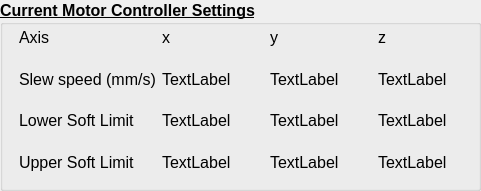
   <widget class="QGroupBox" name="motorsettingsGroupBox">
    <property name="geometry">
     <rect>
      <x>610</x>
      <y>610</y>
      <width>481</width>
      <height>191</height>
     </rect>
    </property>
    <property name="font">
     <font>
      <pointsize>12</pointsize>
      <weight>75</weight>
      <bold>true</bold>
      <underline>true</underline>
     </font>
    </property>
    <property name="title">
     <string>Current Motor Controller Settings</string>
    </property>
    <widget class="QWidget" name="gridLayoutWidget_3">
     <property name="geometry">
      <rect>
       <x>19</x>
       <y>19</y>
       <width>461</width>
       <height>161</height>
      </rect>
     </property>
     <layout class="QGridLayout" name="gridLayout_3">
      <item row="2" column="0">
       <widget class="QLabel" name="label_20">
        <property name="font">
         <font>
          <weight>50</weight>
          <bold>false</bold>
          <underline>false</underline>
         </font>
        </property>
        <property name="text">
         <string>Lower Soft Limit</string>
        </property>
       </widget>
      </item>
      <item row="0" column="1">
       <widget class="QLabel" name="label_16">
        <property name="font">
         <font>
          <weight>50</weight>
          <bold>false</bold>
          <underline>false</underline>
         </font>
        </property>
        <property name="text">
         <string>x</string>
        </property>
       </widget>
      </item>
      <item row="0" column="2">
       <widget class="QLabel" name="label_17">
        <property name="font">
         <font>
          <weight>50</weight>
          <bold>false</bold>
          <underline>false</underline>
         </font>
        </property>
        <property name="text">
         <string>y</string>
        </property>
       </widget>
      </item>
      <item row="1" column="0">
       <widget class="QLabel" name="label_19">
        <property name="font">
         <font>
          <weight>50</weight>
          <bold>false</bold>
          <underline>false</underline>
         </font>
        </property>
        <property name="text">
         <string>Slew speed (mm/s)</string>
        </property>
       </widget>
      </item>
      <item row="0" column="3">
       <widget class="QLabel" name="label_18">
        <property name="font">
         <font>
          <weight>50</weight>
          <bold>false</bold>
          <underline>false</underline>
         </font>
        </property>
        <property name="text">
         <string>z</string>
        </property>
       </widget>
      </item>
      <item row="0" column="0">
       <widget class="QLabel" name="label_15">
        <property name="font">
         <font>
          <weight>50</weight>
          <bold>false</bold>
          <underline>false</underline>
         </font>
        </property>
        <property name="text">
         <string>Axis</string>
        </property>
       </widget>
      </item>
      <item row="3" column="0">
       <widget class="QLabel" name="label_21">
        <property name="font">
         <font>
          <weight>50</weight>
          <bold>false</bold>
          <underline>false</underline>
         </font>
        </property>
        <property name="text">
         <string>Upper Soft Limit</string>
        </property>
       </widget>
      </item>
      <item row="1" column="1">
       <widget class="QLabel" name="xspeedLabel">
        <property name="font">
         <font>
          <weight>50</weight>
          <bold>false</bold>
          <underline>false</underline>
         </font>
        </property>
        <property name="text">
         <string>TextLabel</string>
        </property>
       </widget>
      </item>
      <item row="1" column="2">
       <widget class="QLabel" name="yspeedLabel">
        <property name="font">
         <font>
          <weight>50</weight>
          <bold>false</bold>
          <underline>false</underline>
         </font>
        </property>
        <property name="text">
         <string>TextLabel</string>
        </property>
       </widget>
      </item>
      <item row="1" column="3">
       <widget class="QLabel" name="zspeedLabel">
        <property name="font">
         <font>
          <weight>50</weight>
          <bold>false</bold>
          <underline>false</underline>
         </font>
        </property>
        <property name="text">
         <string>TextLabel</string>
        </property>
       </widget>
      </item>
      <item row="2" column="1">
       <widget class="QLabel" name="xlowerLabel">
        <property name="font">
         <font>
          <weight>50</weight>
          <bold>false</bold>
          <underline>false</underline>
         </font>
        </property>
        <property name="text">
         <string>TextLabel</string>
        </property>
       </widget>
      </item>
      <item row="2" column="2">
       <widget class="QLabel" name="ylowerLabel">
        <property name="font">
         <font>
          <weight>50</weight>
          <bold>false</bold>
          <underline>false</underline>
         </font>
        </property>
        <property name="text">
         <string>TextLabel</string>
        </property>
       </widget>
      </item>
      <item row="2" column="3">
       <widget class="QLabel" name="zlowerLabel">
        <property name="font">
         <font>
          <weight>50</weight>
          <bold>false</bold>
          <underline>false</underline>
         </font>
        </property>
        <property name="text">
         <string>TextLabel</string>
        </property>
       </widget>
      </item>
      <item row="3" column="1">
       <widget class="QLabel" name="xupperLabel">
        <property name="font">
         <font>
          <weight>50</weight>
          <bold>false</bold>
          <underline>false</underline>
         </font>
        </property>
        <property name="text">
         <string>TextLabel</string>
        </property>
       </widget>
      </item>
      <item row="3" column="2">
       <widget class="QLabel" name="yupperLabel">
        <property name="font">
         <font>
          <weight>50</weight>
          <bold>false</bold>
          <underline>false</underline>
         </font>
        </property>
        <property name="text">
         <string>TextLabel</string>
        </property>
       </widget>
      </item>
      <item row="3" column="3">
       <widget class="QLabel" name="zupperLabel">
        <property name="font">
         <font>
          <weight>50</weight>
          <bold>false</bold>
          <underline>false</underline>
         </font>
        </property>
        <property name="text">
         <string>TextLabel</string>
        </property>
       </widget>
      </item>
     </layout>
    </widget>
   </widget>
